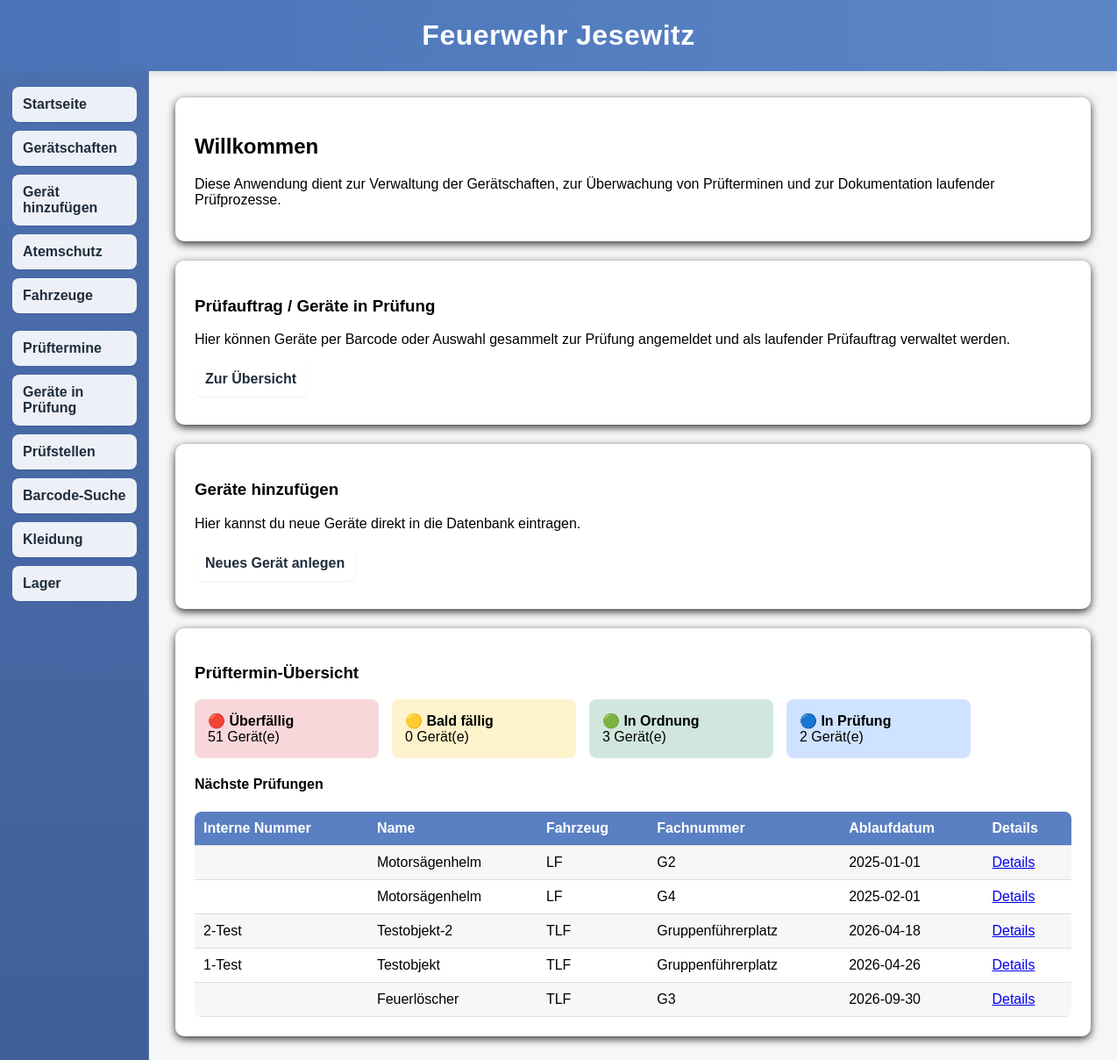
The page / on the database its author committed.
### tables this page shows
CREATE TABLE geraete (
    id INTEGER PRIMARY KEY AUTOINCREMENT,
    interne_nummer TEXT,
    name TEXT,
    kategorie TEXT,
    fahrzeug TEXT,
    fachnummer TEXT,
    pruefdatum TEXT,
    ablaufdatum TEXT,
    anzahl INTEGER,
    bemerkung TEXT,
    hersteller TEXT,
    barcode TEXT
, pruefstatus TEXT DEFAULT 'frei', pruefstelle TEXT, pruefauftrag_datum TEXT);

### app.py (the view)
@app.route("/")
def startseite():
    df = lade_geraete_aus_db()
    df["ablaufdatum_sort"] = pd.to_datetime(df["ablaufdatum"], errors="coerce")
    pruef_df = df[df["ablaufdatum_sort"].notna()].copy()
    heute = pd.Timestamp.today().normalize()
    in_30_tagen = heute + pd.Timedelta(days=30)
    rot_df = pruef_df[pruef_df["ablaufdatum_sort"] < heute]
    gelb_df = pruef_df[
        (pruef_df["ablaufdatum_sort"] >= heute) &
        (pruef_df["ablaufdatum_sort"] <= in_30_tagen)
    ]
    gruen_df = pruef_df[pruef_df["ablaufdatum_sort"] > in_30_tagen]
    blau_df = df[df["pruefstatus"] == "in Prüfung"]
    naechste_pruefungen = pruef_df.sort_values("ablaufdatum_sort").head(5).to_dict(orient="records")
    return render_template(
        "start.html",
        anzahl_rot=len(rot_df),
        anzahl_gelb=len(gelb_df),
        anzahl_gruen=len(gruen_df),
        anzahl_blau=len(blau_df),
        naechste_pruefungen=naechste_pruefungen
    )

### app.py (called while the page is built)
def lade_geraete_aus_db():
    verbindung = sqlite3.connect(DATENBANK)
    df = pd.read_sql_query("SELECT * FROM geraete", verbindung)
    verbindung.close()
    return df

### templates/start.html (shortened to what this page needs)
{% extends "base.html" %}
{% block content %}
<div class="box">
    <h2>Willkommen</h2>
    <p>
        Diese Anwendung dient zur Verwaltung der Gerätschaften, zur Überwachung von Prüfterminen und zur Dokumentation laufender Prüfprozesse.
    </p>
</div>
<div class="box">
    <h3>Prüfauftrag / Geräte in Prüfung</h3>
    <p>
        Hier können Geräte per Barcode oder Auswahl gesammelt zur Prüfung angemeldet und als laufender Prüfauftrag verwaltet werden.
    </p>
    <a href="/pruefauftrag" class="nav-button" style="display:inline-block; width:auto;">Zur Übersicht</a>
</div>
<div class="box">
    <h3>Geräte hinzufügen</h3>
    <p>Hier kannst du neue Geräte direkt in die Datenbank eintragen.</p>
    <a href="/geraet/neu" class="nav-button" style="display:inline-block; width:auto;">Neues Gerät anlegen</a>
</div>
<div class="box">
    <h3>Prüftermin-Übersicht</h3>
    <div style="display: flex; gap: 15px; flex-wrap: wrap; margin-bottom: 20px;">
    <div style="background-color: #f8d7da; padding: 15px; border-radius: 8px; min-width: 180px;">
        <strong>🔴 Überfällig</strong><br>
        {{ anzahl_rot }} Gerät(e)
    </div>
    <div style="background-color: #fff3cd; padding: 15px; border-radius: 8px; min-width: 180px;">
        <strong>🟡 Bald fällig</strong><br>
        {{ anzahl_gelb }} Gerät(e)
    </div>
    <div style="background-color: #d1e7dd; padding: 15px; border-radius: 8px; min-width: 180px;">
        <strong>🟢 In Ordnung</strong><br>
        {{ anzahl_gruen }} Gerät(e)
    </div>
    <div style="background-color: #cfe2ff; padding: 15px; border-radius: 8px; min-width: 180px;">
        <strong>🔵 In Prüfung</strong><br>
        {{ anzahl_blau }} Gerät(e)
    </div>
</div>
    <h4>Nächste Prüfungen</h4>
    <div class="table-wrapper">
        <table class="inventar-tabelle">
            <tr>
                <th>Interne Nummer</th>
                <th>Name</th>
                <th>Fahrzeug</th>
                <th>Fachnummer</th>
                <th>Ablaufdatum</th>
                <th>Details</th>
            </tr>
            {% for item in naechste_pruefungen %}
            <tr>
                <td>{{ item["interne_nummer"] }}</td>
                <td>{{ item["name"] }}</td>
                <td>{{ item["fahrzeug"] }}</td>
                <td>{{ item["fachnummer"] }}</td>
                <td>{{ item["ablaufdatum"] }}</td>
                <td>
                    <a href="/geraet/{{ item['id'] }}">Details</a>
                </td>
            </tr>
            {% endfor %}
        </table>
    </div>
</div>
{% endblock %}

### templates/base.html (shortened to what this page needs)
<!DOCTYPE html>
<html lang="de">
<head>
</head>
<body>
<div class="header">
    Feuerwehr Jesewitz
</div>
<div class="layout">
    <div class="sidebar">
        <a href="/" class="nav-button">Startseite</a>
        <a href="/geraete" class="nav-button">Gerätschaften</a>
        <a href="/geraet/neu" class="nav-button">Gerät hinzufügen</a>
        <a href="/geraete?kategorie=Atemschutzgerät" class="nav-button">Atemschutz</a>
        <details>
            <summary class="nav-button">Fahrzeuge</summary>
        </details>
        <a href="/prueftermine" class="nav-button">Prüftermine</a>
        <a href="/pruefauftrag" class="nav-button">Geräte in Prüfung</a>
        <a href="/pruefstellen" class="nav-button">Prüfstellen</a>
        <a href="/barcode_suche" class="nav-button">Barcode-Suche</a>
        <a href="/kleidung" class="nav-button">Kleidung</a>
        <a href="/geraete?fahrzeug=Lager" class="nav-button">Lager</a>
    </div>
    <div class="content">
        {% block content %}{% endblock %}
    </div>
</div>
</body>
</html>

### templates/base.html (style rules this page uses)
body { margin: 0; font-family: Arial, sans-serif; background-color: #f4f6f8; }
.header { background: linear-gradient(90deg, #4a73b8 0%, #5d86c7 100%); color: white; text-align: center; padding: 22px; font-size: 32px; font-weight: 700; letter-spacing: 0.5px; box-shadow: 0 2px 8px rgba(0,0,0,0.12); }
.layout { display: flex; }
.sidebar { width: 240px; background: linear-gradient(180deg, #4c6fae 0%, #3f5f98 100%); padding: 18px 14px; min-height: 100vh; box-shadow: inset -1px 0 0 rgba(255,255,255,0.15); }
details { margin-bottom: 10px; }
summary { list-style: none; cursor: pointer; }
.nav-button { display: block; background: rgba(255,255,255,0.9); margin-bottom: 10px; padding: 11px 12px; text-decoration: none; color: #1f2d3d; border-radius: 8px; font-weight: 600; transition: all 0.2s ease; box-shadow: 0 1px 2px rgba(0,0,0,0.08); }
.content { flex: 1; padding: 30px; }
.box { background: white; padding: 22px; margin-bottom: 22px; border-radius: 10px; box-shadow: 0 3px 10px rgba(0,0,0,0.8); }
.table-wrapper { max-height: 60vh; overflow-y: auto; overflow-x: auto; border-radius: 8px; }
.inventar-tabelle { width: 100%; border-collapse: collapse; min-width: 1000px; background: white; }
.inventar-tabelle th { position: sticky; top: 0; background-color: #5a7fc2; color: white; z-index: 2; }
.inventar-tabelle th, .inventar-tabelle td { padding: 10px; text-align: left; border-bottom: 1px solid #ddd; }
.inventar-tabelle tr:nth-child(even) { background-color: #f7f7f7; }

### rows shown on the page
geraete: name "Motorsägenhelm", fahrzeug "LF", fachnummer "G2", ablaufdatum "2025-01-01"
geraete: name "Motorsägenhelm", fahrzeug "LF", fachnummer "G4", ablaufdatum "2025-02-01"
geraete: interne_nummer "2-Test", name "Testobjekt-2", fahrzeug "TLF", fachnummer "Gruppenführerplatz", ablaufdatum "2026-04-18"
geraete: interne_nummer "1-Test", name "Testobjekt", fahrzeug "TLF", fachnummer "Gruppenführerplatz", ablaufdatum "2026-04-26"
geraete: name "Feuerlöscher", fahrzeug "TLF", fachnummer "G3", ablaufdatum "2026-09-30"

### other values the page prints
{{ anzahl_rot }} "51"
{{ anzahl_gelb }} "0"
{{ anzahl_gruen }} "3"
{{ anzahl_blau }} "2"
